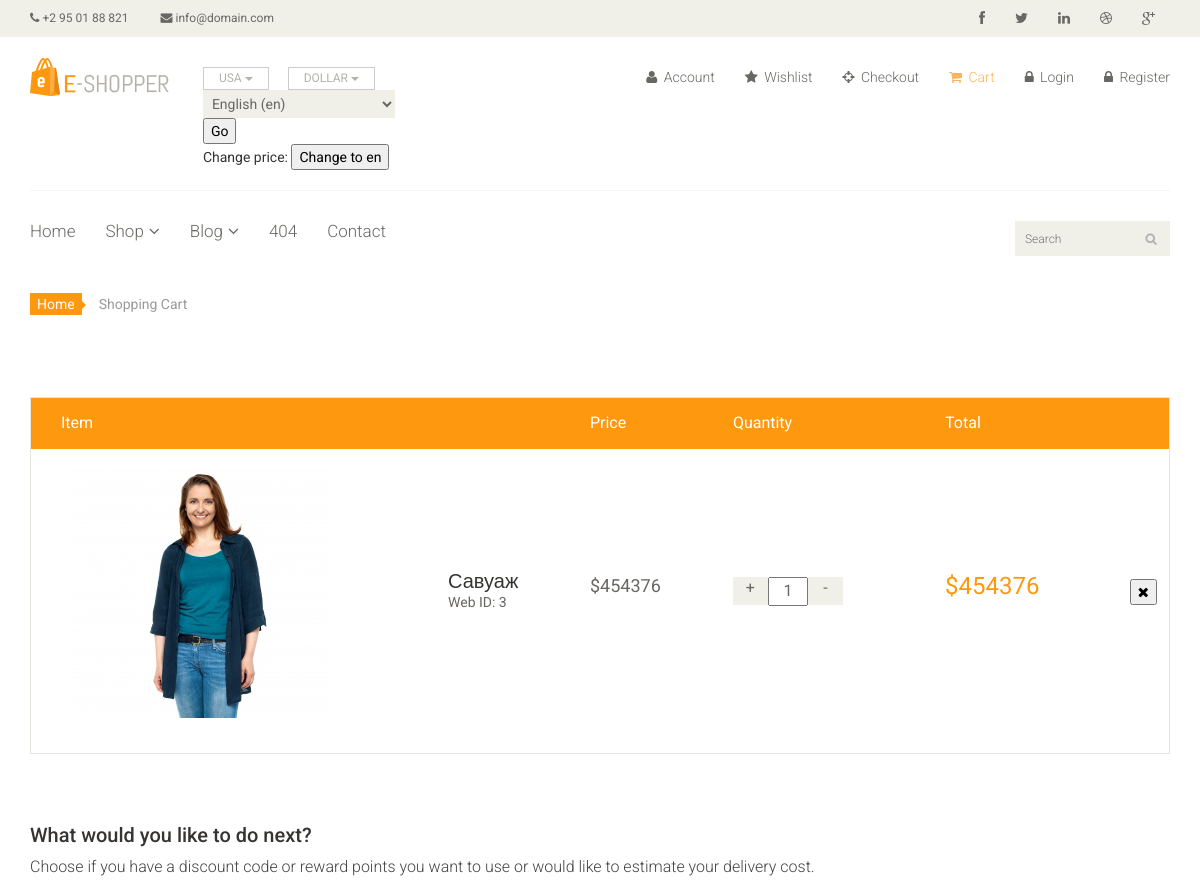
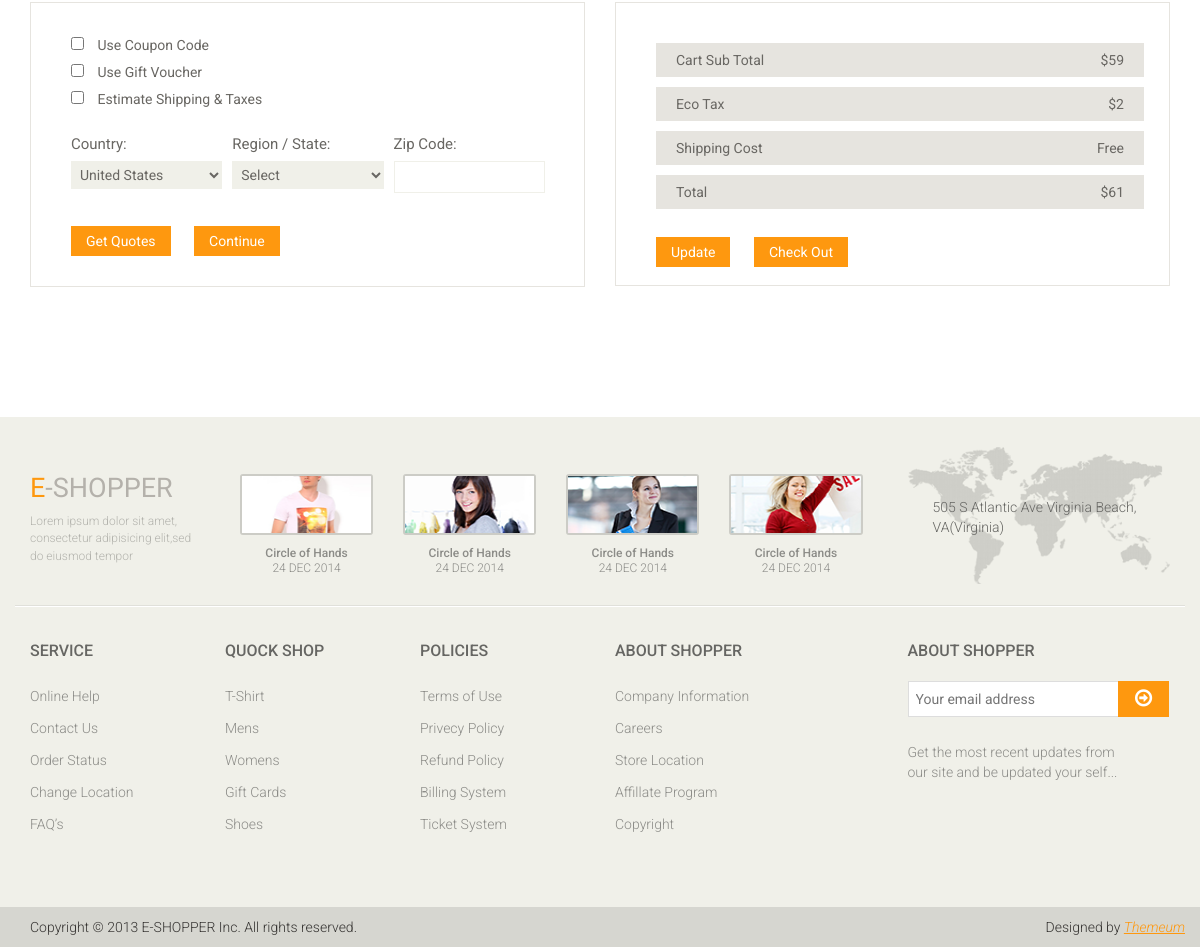
Page /cart/ on the committed database (2 pictures, top to bottom).
### main/models.py (models this page shows, shortened)
class Cart(models.Model):
    prod = models.ForeignKey(Product, on_delete=models.CASCADE)

class Product(models.Model):
    subcategory = models.ForeignKey(SubCategory, on_delete=models.CASCADE, related_name='cat_prod')
    name = models.CharField('Product name', max_length=80)
    price = models.PositiveIntegerField('Product price')
    img = models.ImageField('Product image', upload_to='images')
    logo = models.ImageField('Product logo', upload_to='images', blank=True)

### main/views.py (the view)
# urls.py: path('cart/', views.cart, name='cart'),
def cart(request):
	cart_list = Cart.objects.all()
	return render(request, 'main/cart.html', context={
		'cart_list':cart_list,
        'link':'cart'
    })

### main/templates/main/cart.html (shortened to what this page needs)
{% extends 'base.html' %}
{% block content %}
	<section id="cart_items">
		<div class="container">
			<div class="breadcrumbs">
				<ol class="breadcrumb">
				  <li><a href="#">Home</a></li>
				  <li class="active">Shopping Cart</li>
				</ol>
			</div>
			<div class="table-responsive cart_info">
				<table class="table table-condensed">
					<thead>
						<tr class="cart_menu">
							<td class="image">Item</td>
							<td class="description"></td>
							<td class="price">Price</td>
							<td class="quantity">Quantity</td>
							<td class="total">Total</td>
							<td></td>
						</tr>
					</thead>
					<tbody>
                        {% for i in cart_list %}
						<tr>
							<td class="cart_product">
								<a href=""><img src="{{ i.prod.img.url }}" alt=""></a>
							</td>
							<td class="cart_description">
								<h4><a href="">{{ i.prod.name }}</a></h4>
								<p>Web ID: {{ i.prod.id }}</p>
							</td>
							<td class="cart_price">
								<p>${{ i.prod.price }}</p>
							</td>
							<td class="cart_quantity">
								<div class="cart_quantity_button">
									<a class="cart_quantity_up" href=""> + </a>
									<input class="cart_quantity_input" type="text" name="quantity" value="1" autocomplete="off" size="2">
									<a class="cart_quantity_down" href=""> - </a>
								</div>
							</td>
							<td class="cart_total">
								<p class="cart_total_price">${{ i.prod.price }}</p>
							</td>
							<td class="cart_delete">
                                <form action="{% url 'delete_to_cart' %}" method="post">
                                    <button name="prod" value="{{ i.id }}" class="cart_quantity_delete"><i class="fa fa-times"></i></button>
                                </form>
							</td>
						</tr>
                        {% endfor %}
					</tbody>
				</table>
			</div>
		</div>
	</section>
	<section id="do_action">
		<div class="container">
			<div class="heading">
				<h3>What would you like to do next?</h3>
				<p>Choose if you have a discount code or reward points you want to use or would like to estimate your delivery cost.</p>
			</div>
			<div class="row">
				<div class="col-sm-6">
					<div class="chose_area">
						<ul class="user_option">
							<li>
								<input type="checkbox">
								<label>Use Coupon Code</label>
							</li>
							<li>
								<input type="checkbox">
								<label>Use Gift Voucher</label>
							</li>
							<li>
								<input type="checkbox">
								<label>Estimate Shipping & Taxes</label>
							</li>
						</ul>
						<ul class="user_info">
							<li class="single_field">
								<label>Country:</label>
								<select>
									<option>United States</option>
								</select>
							</li>
							<li class="single_field">
								<label>Region / State:</label>
								<select>
									<option>Select</option>
								</select>
							</li>
							<li class="single_field zip-field">
								<label>Zip Code:</label>
								<input type="text">
							</li>
						</ul>
						<a class="btn btn-default update" href="">Get Quotes</a>
						<a class="btn btn-default check_out" href="">Continue</a>
					</div>
				</div>
				<div class="col-sm-6">
					<div class="total_area">
						<ul>
							<li>Cart Sub Total <span>$59</span></li>
							<li>Eco Tax <span>$2</span></li>
							<li>Shipping Cost <span>Free</span></li>
							<li>Total <span>$61</span></li>
						</ul>
							<a class="btn btn-default update" href="">Update</a>
							<a class="btn btn-default check_out" href="">Check Out</a>
					</div>
				</div>
			</div>
		</div>
	</section>
{% endblock %}

### main/static/css/main.css (style rules this page uses)
body { font-family: 'Roboto', sans-serif; background:; position: relative; font-weight:400px; }
ul li { list-style: none; }
a { -webkit-transition: 300ms; -moz-transition: 300ms; -o-transition: 300ms; transition: 300ms; }
h1, h2, h3, h4, h5, h6 { font-family: 'Roboto', sans-serif; }
#do_action { margin-bottom: 50px; }
.breadcrumbs { position: relative; }
.breadcrumbs .breadcrumb { background:transparent; margin-bottom: 75px; padding-left: 0; }
.breadcrumbs .breadcrumb li a { background:#FE980F; color: #FFFFFF; padding: 3px 7px; }
.breadcrumbs .breadcrumb li a:after { content:""; height:auto; width: auto; border-width: 8px; border-style: solid; border-color:transparent transparent transparent #FE980F; position: absolute; top: 11px; left:48px; }
.breadcrumbs .breadcrumb > li + li:before { content: " "; }
#cart_items .cart_info { border: 1px solid #E6E4DF; margin-bottom: 50px }
#cart_items .cart_info .cart_menu { background: #FE980F; color: #fff; font-size: 16px; font-family: 'Roboto', sans-serif; font-weight: normal; }
#cart_items .cart_info .table.table-condensed thead tr { height: 51px; }
#cart_items .cart_info .table.table-condensed tr { border-bottom: 1px solid#F7F7F0 }
#cart_items .cart_info .table.table-condensed tr:last-child { border-bottom: 0 }
.cart_info table tr td { border-top: 0 none; vertical-align: inherit; }
#cart_items .cart_info .image { padding-left: 30px; }
#cart_items .cart_info .cart_description h4 { margin-bottom: 0 }
#cart_items .cart_info .cart_description h4 a { color: #363432; font-family: 'Roboto',sans-serif; font-size: 20px; font-weight: normal; }
#cart_items .cart_info .cart_description p { color:#696763 }
#cart_items .cart_info .cart_price p { color:#696763; font-size: 18px }
#cart_items .cart_info .cart_total_price { color: #FE980F; font-size: 24px; }
.cart_product { display: block; margin: 15px -70px 10px 25px; }
.cart_quantity_button a { background:#F0F0E9; color: #696763; display: inline-block; font-size: 16px; height: 28px; overflow: hidden; text-align: center; width: 35px; float: left; }
.cart_quantity_input { color: #696763; float: left; font-size: 16px; text-align: center; font-family: 'Roboto',sans-serif; }
.cart_delete { display: block; margin-right: -12px; overflow: hidden; }
.heading h3 { color: #363432; font-size: 20px; font-family: 'Roboto', sans-serif; }
.heading p { color: #434343; font-size: 16px; font-weight: 300; }
#do_action .total_area { padding-bottom: 18px !important; }
#do_action .total_area, #do_action .chose_area { border: 1px solid #E6E4DF; color: #696763; padding: 30px 25px 30px 0; margin-bottom: 80px; }
.total_area span { float: right; }
.total_area ul li { background:#E6E4DF; color: #696763; margin-top: 10px; padding: 7px 20px; }
.user_option label { color: #696763; font-weight: normal; margin-left: 10px; }
.user_info { display: block; margin-bottom: 15px; margin-top: 20px; overflow: hidden; }
.user_info label { color: #696763; display: block; font-size: 15px; font-weight: normal; }
.user_info .single_field { width: 31% }
.user_info .single_field.zip-field input { background: transparent; border: 1px solid#F0F0E9 }
.user_info > li { float: left; margin-right: 10px }
.user_info input, select, textarea { background: #F0F0E9; border:0; color: #696763; padding: 5px; width: 100%; border-radius: 0; resize: none }
.chose_area .update { margin-left: 40px; }
.update, .check_out { background: #FE980F; border-radius: 0; color: #FFFFFF; margin-top: 18px; border: none; padding: 5px 15px; }
.update { margin-left: 40px; }
.check_out { margin-left: 20px }

### rows in the picture
Cart: prod.img (picture), prod.name "Савуаж", prod.id "3", prod.price "454376", {{ i.id }} 6 (drawn)

### other values in the picture
{{ LANGUAGE_CODE }} "en"
form field language "English (en)"
